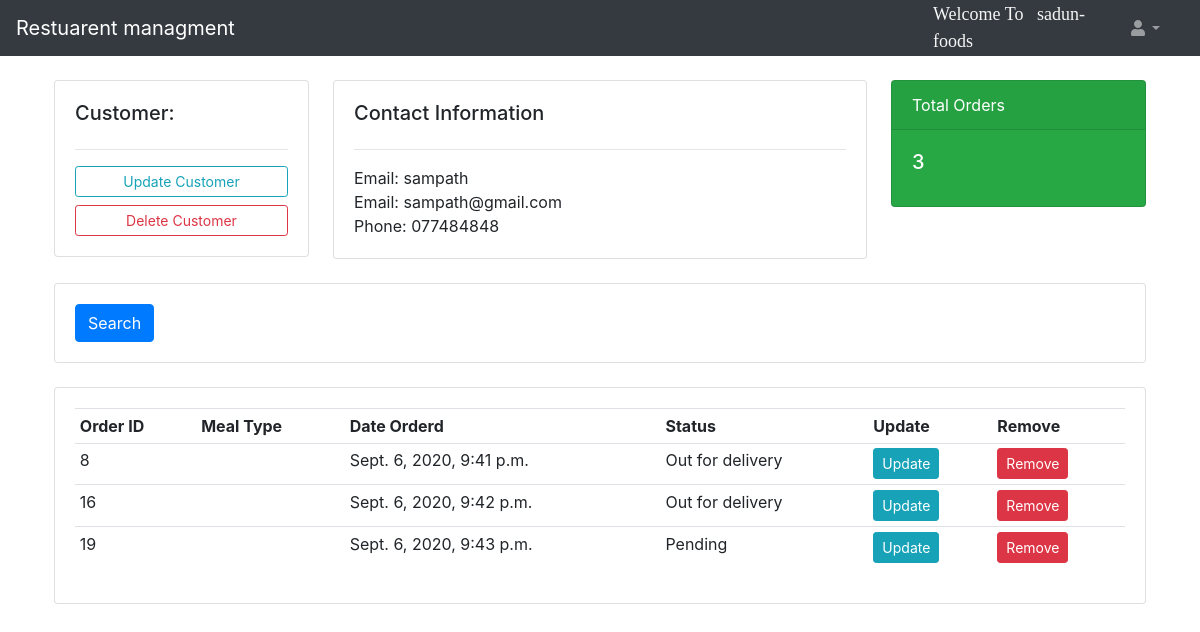
The page /customer/9/ (signed in) on the database as committed earlier.
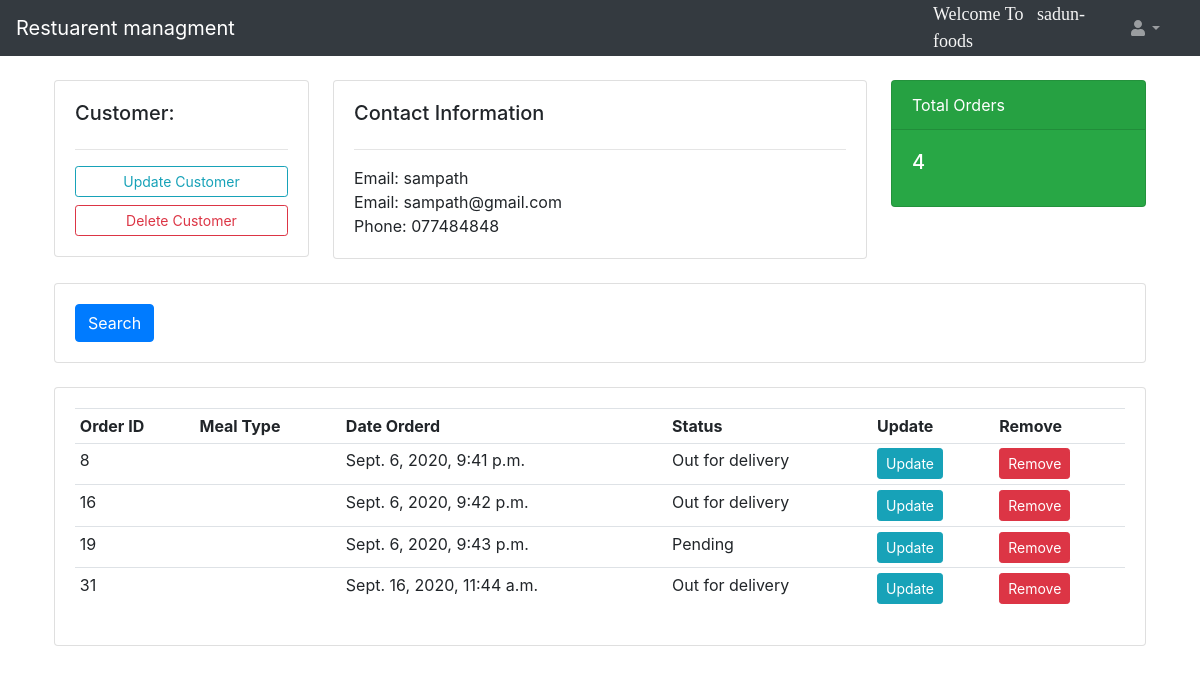
The same page on the database as committed later.
### accounts/models.py (models this page shows)
class Order(models.Model):
		STATUS = (
				('Pending', 'Pending'),
				('Out for delivery', 'Out for delivery'),
				('Delivered', 'Delivered'),
				)
		customer = models.ForeignKey(Customer, null=True, on_delete= models.SET_NULL)
		meal = models.ForeignKey(Meal, null=True, on_delete= models.SET_NULL)
		date_created = models.DateTimeField(auto_now_add=True, null=True)
		qty=models.IntegerField(null=True)
		status = models.CharField(max_length=200, null=True, choices=STATUS)
		user = models.ForeignKey(User,on_delete=models.CASCADE)

### accounts/views.py (the view)
# urls.py: path('customer/<str:pk_test>/', views.customerDetails, name="customer_info"),
@login_required(login_url='log')
def customerDetails(request, pk_test):
	customer = Customer.objects.get(id=pk_test)
	orders = customer.order_set.all()  # Returns all orders related to customer
	order_count = orders.count()
	context = {'customer':customer, 'view_customer_oders':orders, 'order_count':order_count}
	return render(request, 'customer.html',context)

### accounts/templates/customer.html
{%  extends 'main.html' %}
{% block content %}
{%  include 'navbar.html' %}
	<br>
<div class="container">
    <div class="row">
        <div class="col-md-3">
            <div class="card card-body">
                <h5>Customer:</h5>
                <hr>
                <a class="btn btn-outline-info  btn-sm btn-block" href="">Update Customer</a>
                <a class="btn btn-outline-danger  btn-sm btn-block" href="">Delete Customer</a>
            </div>
        </div>
        <div class="col-md-6">
            <div class="card card-body">
                <h5>Contact Information</h5>
                <hr>
                Email:  {{customer.name}}
                <br>
                Email: {{customer.email}}
                <br>
                Phone: {{customer.contact_number}}
            </div>
        </div>
        <div class="col-md-3">
            <div class="card text-white bg-success mb-3" style="max-width: 18rem;">
                <div class="card-header">Total Orders</div>
                <div class="card-body">
                  <h5 class="card-title">{{order_count}}</h5>
                </div>
            </div>
         </div>
    </div>
    <br>
    <div class="row">
        <div class="col">
            <div class="card card-body">
                <form method="get">
                <button class="btn btn-primary" type="submit">Search</button>
            </form>
            </div>
        </div>
    </div>
    <br>
    <div class="row">
        <div class="col-md">
            <div class="card card-body">
                <table class="table table-sm">
                    <tr>
                        <th>Order ID</th>
                        <th>Meal Type</th>
                        <th>Date Orderd</th>
                        <th>Status</th>
                        <th>Update</th>
                        <th>Remove</th>
                    </tr>
                    {% for i in view_customer_oders %}
                    <tr>
                        <td>{{i.id}}</td>
                        <td>{{i.meal.name}}</td>
                        <td>{{i.date_created}}</td>
                        <td>{{i.status}}</td>
                        <td><a class="btn btn-sm btn-info" href="">Update</a></td>
                        <td><a class="btn btn-sm btn-danger" href="">Remove</a></td>
                    </tr>
                    {% endfor %}
                </table>
            </div>
        </div>
    </div>
</div>
{% endblock %}

Rows that differ between the two databases and show on the page:
added Order: id "31", date_created "Sept. 16, 2020, 11:44 a.m.", status "Out for delivery"
Other text that changed with them:
{{ order_count }}: "3" → "4"
